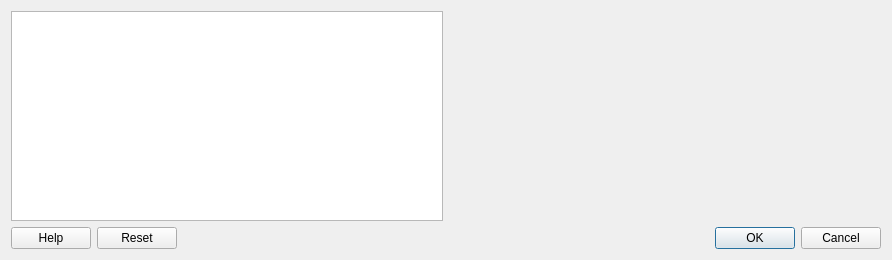
<ui version="4.0" >
 <class>FilterDlg</class>
 <widget class="QDialog" name="FilterDlg" >
  <property name="geometry" >
   <rect>
    <x>0</x>
    <y>0</y>
    <width>892</width>
    <height>260</height>
   </rect>
  </property>
  <property name="windowTitle" >
   <string>Data Filters</string>
  </property>
  <property name="whatsThis" >
   <string>Data filters process and transform the data between input and output files or devices. </string>
  </property>
  <layout class="QVBoxLayout" name="verticalLayout" >
   <item>
    <layout class="QHBoxLayout" name="horizontalLayout" >
     <item>
      <widget class="QListWidget" name="filterList" >
       <property name="minimumSize" >
        <size>
         <width>140</width>
         <height>0</height>
        </size>
       </property>
      </widget>
     </item>
     <item>
      <layout class="QGridLayout" name="gridLayout" >
       <item row="0" column="0" >
        <widget class="QFrame" name="frame" >
         <property name="sizePolicy" >
          <sizepolicy vsizetype="Preferred" hsizetype="Preferred" >
           <horstretch>100</horstretch>
           <verstretch>0</verstretch>
          </sizepolicy>
         </property>
         <property name="frameShape" >
          <enum>QFrame::StyledPanel</enum>
         </property>
         <property name="frameShadow" >
          <enum>QFrame::Raised</enum>
         </property>
        </widget>
       </item>
       <item row="1" column="0" >
        <spacer name="verticalSpacer" >
         <property name="orientation" >
          <enum>Qt::Vertical</enum>
         </property>
         <property name="sizeHint" stdset="0" >
          <size>
           <width>20</width>
           <height>40</height>
          </size>
         </property>
        </spacer>
       </item>
      </layout>
     </item>
    </layout>
   </item>
   <item>
    <layout class="QHBoxLayout" name="horizontalLayout_2" >
     <item>
      <widget class="QPushButton" name="helpButton" >
       <property name="text" >
        <string>Help</string>
       </property>
       <property name="icon" >
        <iconset resource="app.qrc" >
         <normaloff>:/images/help.png</normaloff>:/images/help.png</iconset>
       </property>
      </widget>
     </item>
     <item>
      <widget class="QPushButton" name="resetButton" >
       <property name="text" >
        <string>Reset</string>
       </property>
       <property name="icon" >
        <iconset resource="app.qrc" >
         <normaloff>:/images/reload.png</normaloff>:/images/reload.png</iconset>
       </property>
      </widget>
     </item>
     <item>
      <widget class="QDialogButtonBox" name="buttonBox" >
       <property name="orientation" >
        <enum>Qt::Horizontal</enum>
       </property>
       <property name="standardButtons" >
        <set>QDialogButtonBox::Cancel|QDialogButtonBox::Ok</set>
       </property>
      </widget>
     </item>
    </layout>
   </item>
  </layout>
 </widget>
 <resources>
  <include location="app.qrc" />
 </resources>
 <connections>
  <connection>
   <sender>buttonBox</sender>
   <signal>accepted()</signal>
   <receiver>FilterDlg</receiver>
   <slot>accept()</slot>
   <hints>
    <hint type="sourcelabel" >
     <x>248</x>
     <y>254</y>
    </hint>
    <hint type="destinationlabel" >
     <x>157</x>
     <y>274</y>
    </hint>
   </hints>
  </connection>
  <connection>
   <sender>buttonBox</sender>
   <signal>rejected()</signal>
   <receiver>FilterDlg</receiver>
   <slot>reject()</slot>
   <hints>
    <hint type="sourcelabel" >
     <x>316</x>
     <y>260</y>
    </hint>
    <hint type="destinationlabel" >
     <x>286</x>
     <y>274</y>
    </hint>
   </hints>
  </connection>
 </connections>
</ui>
